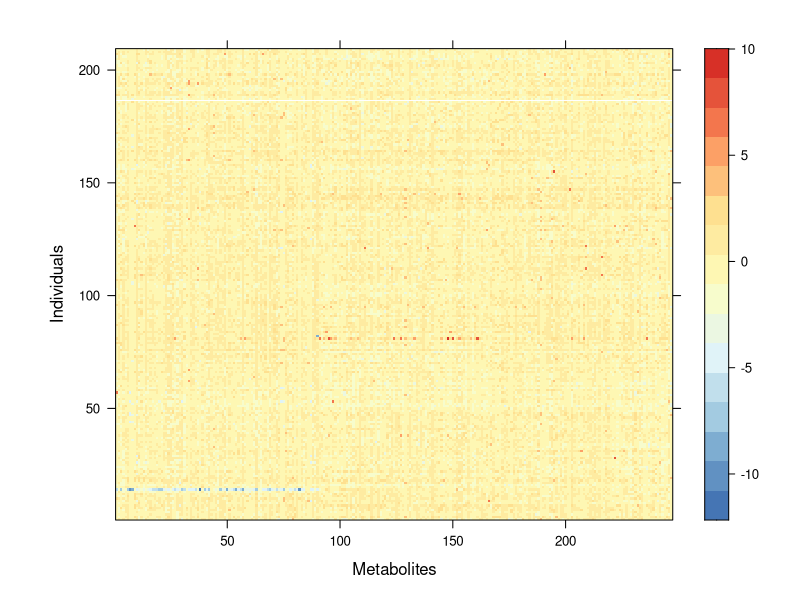
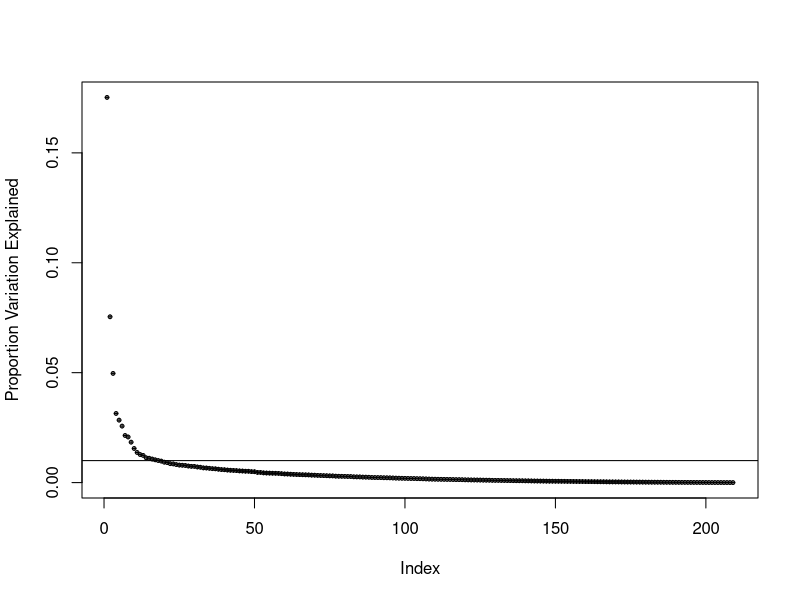
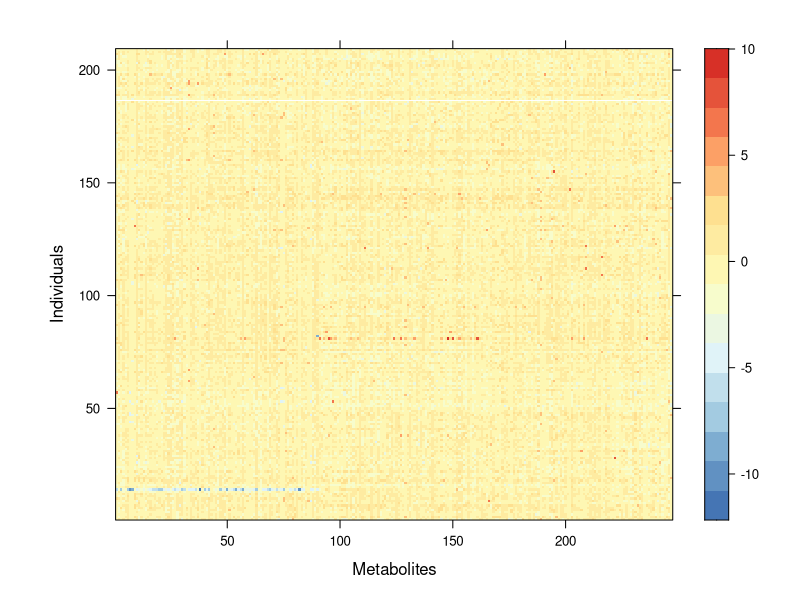
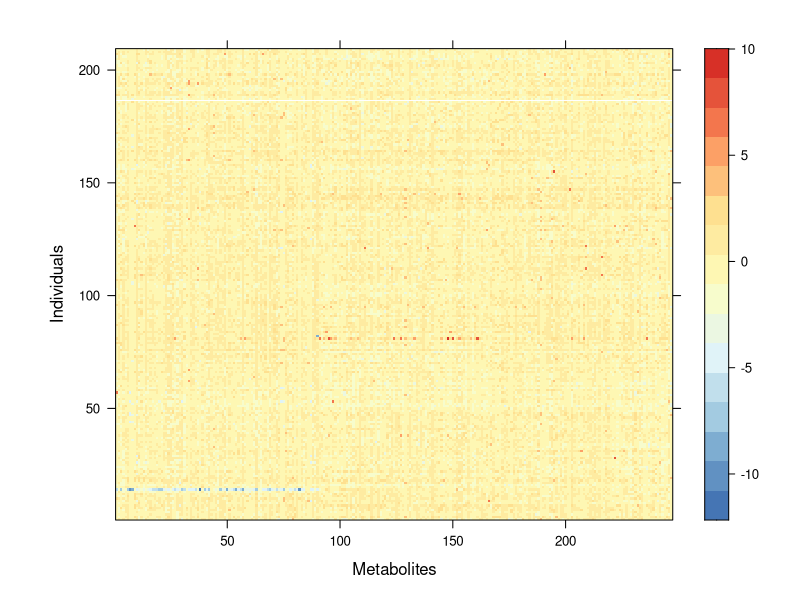
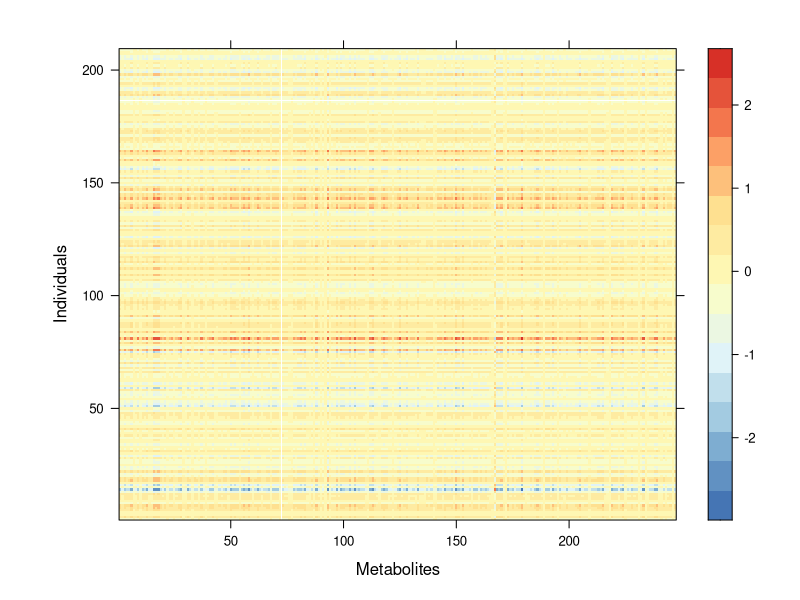
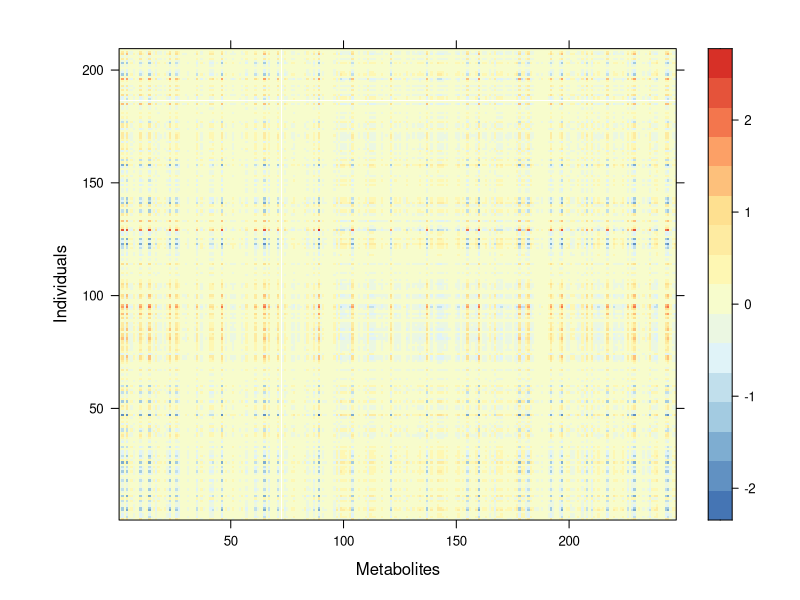
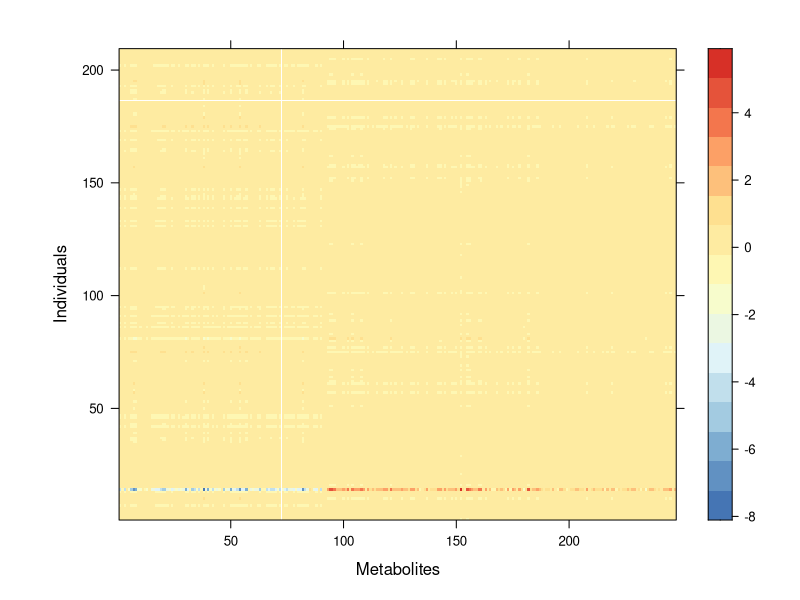

Write R code to recreate these figures, in order.
## ---- chunk 1
setwd("~/KKScardiology/analysis")

data=na.omit(data.frame(read.csv("../data/kts.csv",header = T)))##omitted 79 rows
metab=data[,24:ncol(data)]
metab=metab[,-213]
v=svd(metab)$v
u=svd(metab)$u
d=svd(metab)$d

X=as.matrix(metab)


clrs <- colorRampPalette(rev(c("#D73027","#FC8D59","#FEE090","#FFFFBF","#E0F3F8","#91BFDB","#4575B4")))(64)
library("lattice")
X=scale(X,center=TRUE,scale=TRUE)

rownames(X)=colnames(X)=NULL
print(levelplot(t(X),col.regions = clrs,xlab = "Metabolites",ylab = "Individuals",colorkey = TRUE))
## ---- chunk 2


#Take svd
svd.X = svd(X)
u = svd.X$u; v=svd.X$v; d=svd.X$d
plot(d^2/sum(d^2),lty=3,pch=10,lwd=1,cex=0.5,ylab="Proportion Variation Explained")
abline(h=0.01)
## ---- chunk 3
print(levelplot(t(X),col.regions = clrs,xlab = "Metabolites",ylab = "Individuals",colorkey = TRUE))


layhow = as.matrix(c(rep(1,5),rep(2,5),rep(3,5),rep(4,5),rep(5,5),rep(6,5)))
layout(t(layhow))
zlim = c(min(X),max(X))

#1st principal matrix 
pcm1 = d[1]*matrix(u[,1])%*%t(matrix(v[,1]))

#2nd principal matrix 
pcm2 = d[2]*matrix(u[,2])%*%t(matrix(v[,2]))

#3rd principal matrix 
pcm3 = d[3]*matrix(u[,3])%*%t(matrix(v[,3]))

print(levelplot(t(X),col.regions = clrs,xlab = "Metabolites",ylab = "Individuals",colorkey = TRUE))
print(levelplot(t(pcm1),col.regions = clrs,xlab = "Metabolites",ylab = "Individuals",colorkey = TRUE))
print(levelplot(t(pcm2),col.regions = clrs,xlab = "Metabolites",ylab = "Individuals",colorkey = TRUE))
print(levelplot(t(pcm3),col.regions = clrs,xlab = "Metabolites",ylab = "Individuals",colorkey = TRUE))
